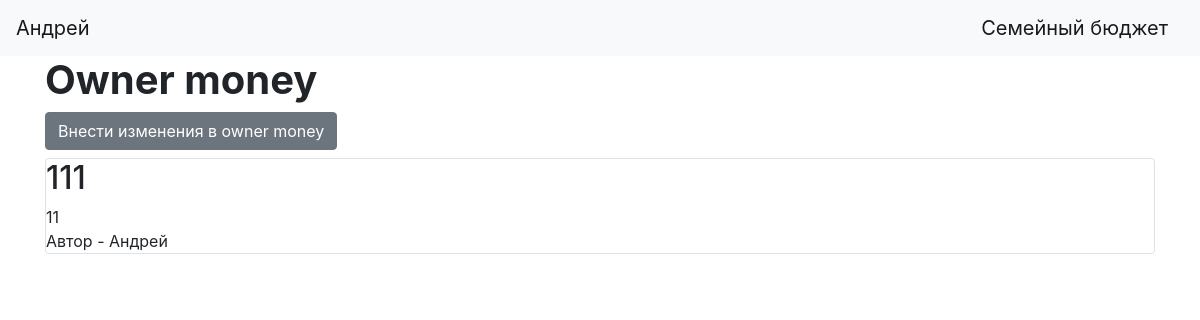
The page /owner_money_table (signed in) on the database as committed earlier.
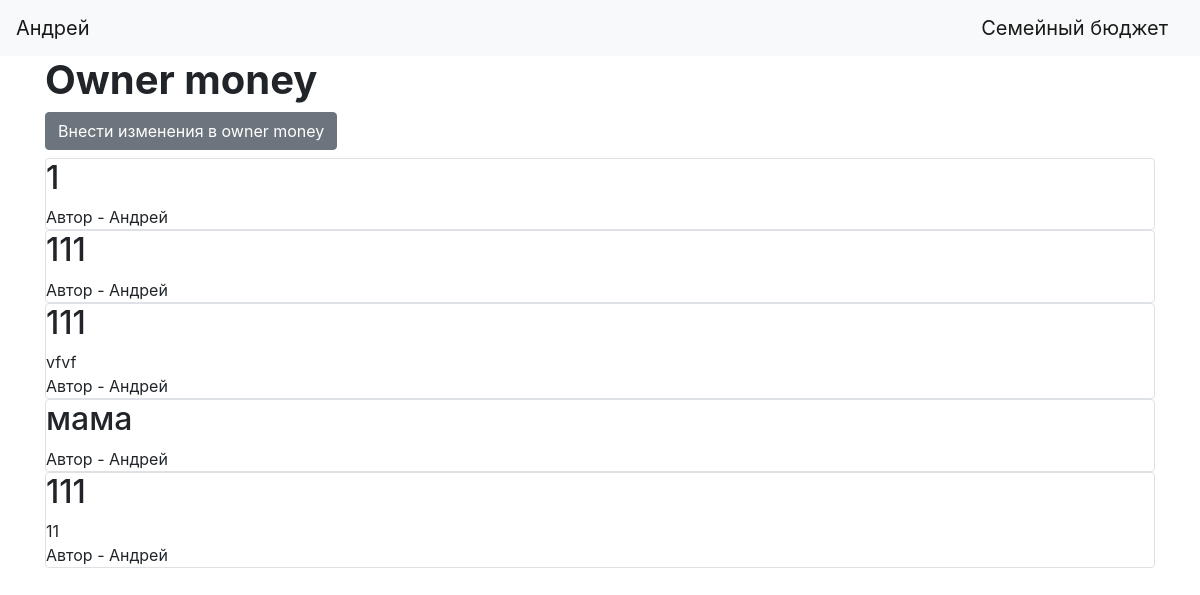
The same page on the database as committed later.
### data/owner_money_class.py (models this page shows)
class Owner_money(SqlAlchemyBase):
    __tablename__ = 'owner_money'
    id = sqlalchemy.Column(sqlalchemy.Integer,
                           primary_key=True, autoincrement=True)
    title = sqlalchemy.Column(sqlalchemy.String, nullable=True)
    content = sqlalchemy.Column(sqlalchemy.String, nullable=True)
    user_id = sqlalchemy.Column(sqlalchemy.Integer,
                                sqlalchemy.ForeignKey("users.id"))
    user = orm.relation('User')

### data/users.py (models this page shows, shortened)
class User(SqlAlchemyBase, UserMixin):
    __tablename__ = 'users'
    id = sqlalchemy.Column(sqlalchemy.Integer,
                           primary_key=True, autoincrement=True)
    name = sqlalchemy.Column(sqlalchemy.String, nullable=True)
    email = sqlalchemy.Column(sqlalchemy.String,
                              index=True, unique=True, nullable=True)
    hashed_password = sqlalchemy.Column(sqlalchemy.String, nullable=True)
    created_date = sqlalchemy.Column(sqlalchemy.DateTime,
                                     default=datetime.datetime.now)
    cards = orm.relation("Cards", back_populates='user')
    type_of_operation = orm.relation('Type_of_operation', back_populates='user')
    owner_money = orm.relation("Owner_money", back_populates='user')
    resource = orm.relation("Resource", back_populates='user')

### main.py (the view)
@app.route('/owner_money_table')
def get_owner_money_table():
    db_sess = db_session.create_session()
    owner_money = db_sess.query(Owner_money).filter(Owner_money.user_id == current_user.id)
    return render_template("owner_money_table.html", owner_money=owner_money)

### data/db_session.py (called while the page is built)
def create_session() -> Session:
    global __factory
    return __factory()

### main.py (called while the page is built)
@login_manager.user_loader
def load_user(user_id):
    db_sess = db_session.create_session()
    return db_sess.query(User).get(user_id)

### templates/owner_money_table.html (shortened to what this page needs)
{% extends "base.html" %}
{% block content %}
<h1><b>Owner money</b></h1>
<a href="owner_money" class="btn btn-secondary">Внести изменения в owner money</a>
{% for item in owner_money[::-1]%}
<div class="col-md6 border rounded">
    <h2>{{item.title}}</h2>
    <div>
        {{item.content}}
    </div>
    <div>
        Автор - {{item.user.name}}
    </div>
</div>
{% endfor %}
{% endblock %}

Rows that differ between the two databases and show on the page:
added Owner_money: title "1", user.name "Андрей"
added Owner_money: title "111", user.name "Андрей"
added Owner_money: title "111", content "vfvf", user.name "Андрей"
added Owner_money: title "мама", user.name "Андрей"
